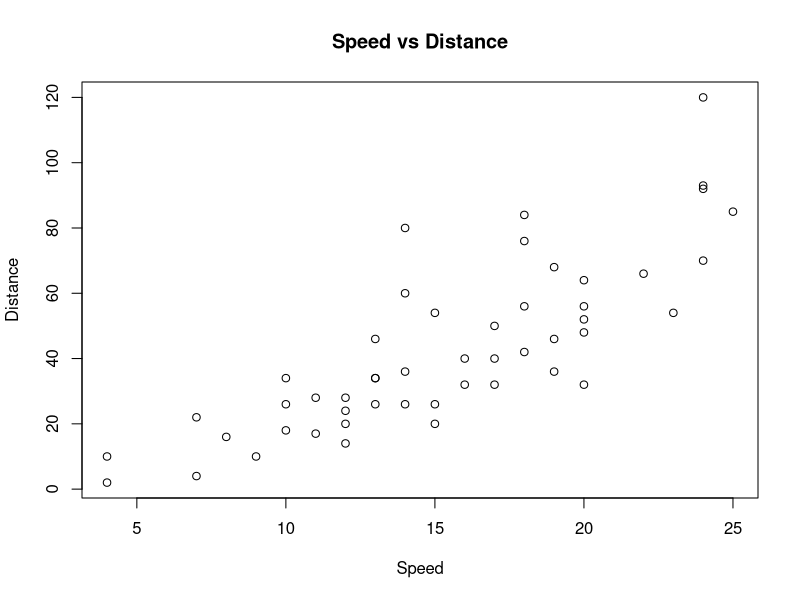
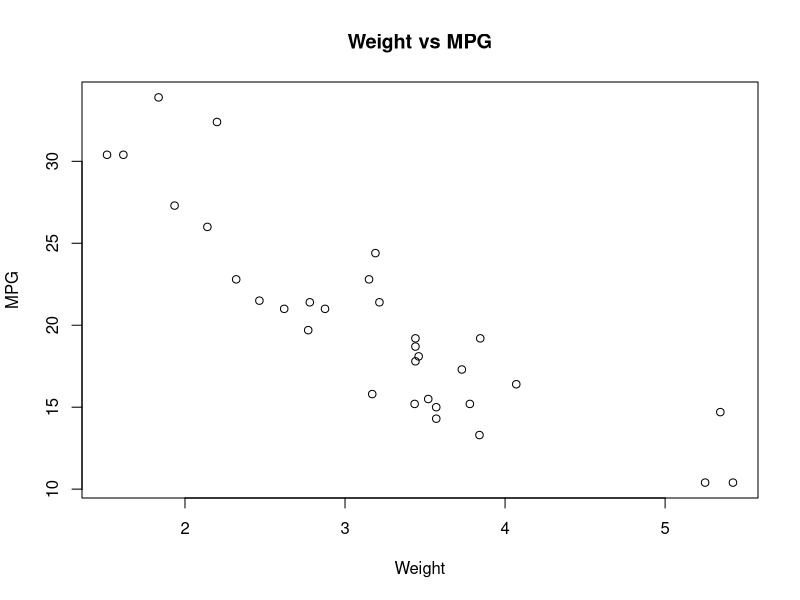

Reproduce these figures in R, in order.
## ---- chunk 1
#| label: fig-cars
#| fig-cap: "Relationship between car attributes"
#| fig-subcap: 
#|   - "Speed vs Distance"
#|   - "Weight vs MPG"
#|   - "Horsepower vs MPG"
#| layout-ncol: 2
#| fig-height: 3
#| fig-width: 4


# Plot 1: Speed vs Distance
plot(cars$speed, cars$dist, 
     main = "Speed vs Distance", 
     xlab = "Speed", ylab = "Distance")

# Plot 2: Weight vs MPG  
plot(mtcars$wt, mtcars$mpg,
     main = "Weight vs MPG",
     xlab = "Weight", ylab = "MPG")

# Plot 3: Horsepower vs MPG
#plot(mtcars$hp, mtcars$mpg,
#     main = "HP vs MPG", 
#     xlab = "Horsepower", ylab = "MPG")
